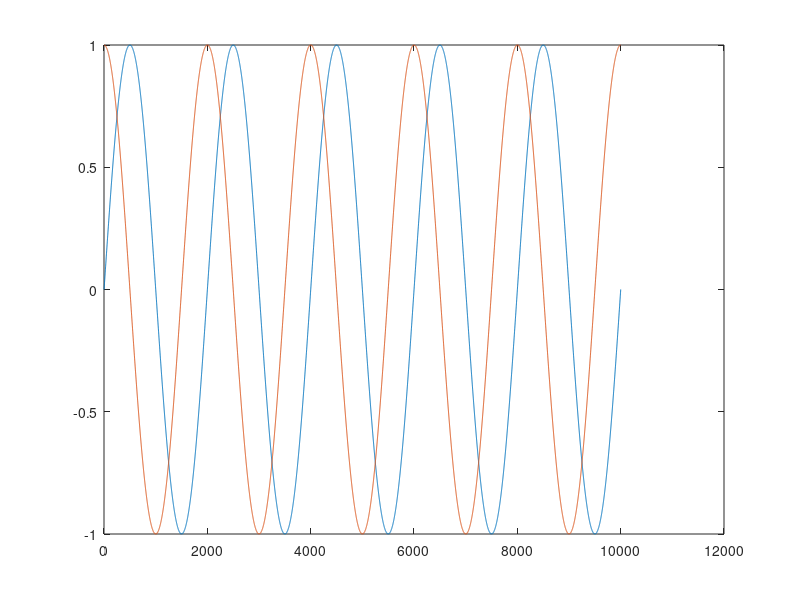

The MATLAB source for this figure: (Note: this script raises an error after producing the figure.)
%% Listing 1.1. 
3 * 5;

%% Listing 1.2.
x = [1 2 3];
y = [4 5 6];
dot(x,y)

%% Listing 2.1.
t = (0:0.0005: 5)';
plot(sin(2*pi*1*t))
hold on
plot(cos(2*pi*1*t))
hold off

%% Listing 2.2.
syms x;
int(cos(x), [0 2*pi]);
int(sin(x), [0 2*pi]);
int((2*(sin(3*x))*(3*cos(10*x))), [0 2*pi])

%% Lisiting 3.1.
3*1i + 5*1i;
3*1i * 5*1i;

%% Listing 3.2.
x = 3 + 4*1i;
real(x);  % 実部
imag(x);  % 虚部
abs(x);   % ノルム，絶対値
angle(x); % 偏角
conj(x);  % 複素共役

%% Listing 4.1.
syms x;
diff(cos(x));
diff(cos(x)*sin(x));
diff(exp(x));

%% Listing 4.2.
int(2*x);

%% Listing 4.3.
int(fx, [a b]);

%% Listing 4.4
K = [1 2 3 4 5];
sum(K);

%% Listing 4.5.
x = cos(3* [0:0.1:20]);
y = [zeros(1,100) ones(1,20) zeros(1,81)];
z = conv(x,y);
subplot(2,1,1);
plot(x);
hold on;
plot(y);
xlim([0 200]);
ylim([-1.2 1.2]);
legend("三角波", "フィルター");
title("Raw signal and filter");
hold off;
subplot(2,1,2);
plot(z);
xlim([0 400]);
title("Filterd signal");

%% Listing 5.1.
x = [1 2 3 4];
mean(x);
var(x);
std(x);

%% Listing 5.2.
x= [1 2 3 4];
for i=x
    x([i]) = ((x([i]) - mean(x)) /std(x));
end

z = normalize(x); % 関数使うとこう

%% Listing 5.3.
% 正の相関あり
x = [0:0.1:10]+ rand(1,101);
y = [0:0.1:10];
scatter(x,y);

% 負の相関あり
x = [0:0.1:10] + rand(1,101);
y = [0:-0.1:-10];
scatter(x,y);

% 相関なし
x = rand(1,100);
y = rand(1,100);
scatter(x,y);

%% Listing 5.4.
x = [0:0.1:10]+ rand(1,101);
y = [0:0.1:10];
mdl = fitlm(x,y);
scatter(x,y);
hold on;
plot(mdl);
hold off;

%% Listing 5.5.
x = [0:0.1:10]+ rand(1,101);
y = [0:0.1:10];
Sxy = (sum((x - mean(x)).*(y - mean(y))))/length(x);
cov(x,y); %関数を使うとこう(共分散行列)

%% Listing 5.6.
x = [0:0.1:10]+ rand(1,101);
y = [0:0.1:10];

% ひ，ひぇぇ...
cov(x,y) / (std(x) * std(y));
% つまり...
((sum((x - mean(x)).*(y - mean(y))))/length(x)) / (sqrt(sum((x - mean(x)).^2) ...
    /length(x)) * sqrt(sum((y - mean(y)).^2)/length(y)));

% 関数を使うとこう．相関係数行列
corrcoef(x,y);